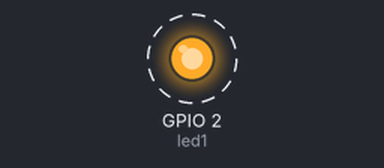
A program run on a simulated ESP32 board running MicroPython. Shown: output pins drawn as LEDs (lit = HIGH). Dashed ring = blinking. What the program prints to the serial console is not drawn.

Above: at 0.2 s.
Timing chart, 0 to 3.0 s (numbered marks = the images above):
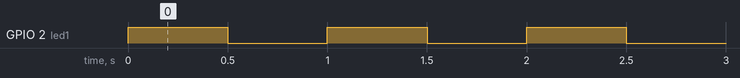

The program:

led_builtin.py
```python
from machine import Pin
from time import sleep_ms
import sys

led1 = Pin(2,Pin.OUT)

print('Programme test led builtin')
while (True):
    try:
        led1.on()
        sleep_ms(500)
        led1.off()
        sleep_ms(500)
    except KeyboardInterrupt:
        print('Ctrl-C pressed...exiting')
        sys.exit()
```

Measured:
- by itself, GPIO 2 (led1): alternates HIGH for 0.50 s and LOW for 0.50 s
